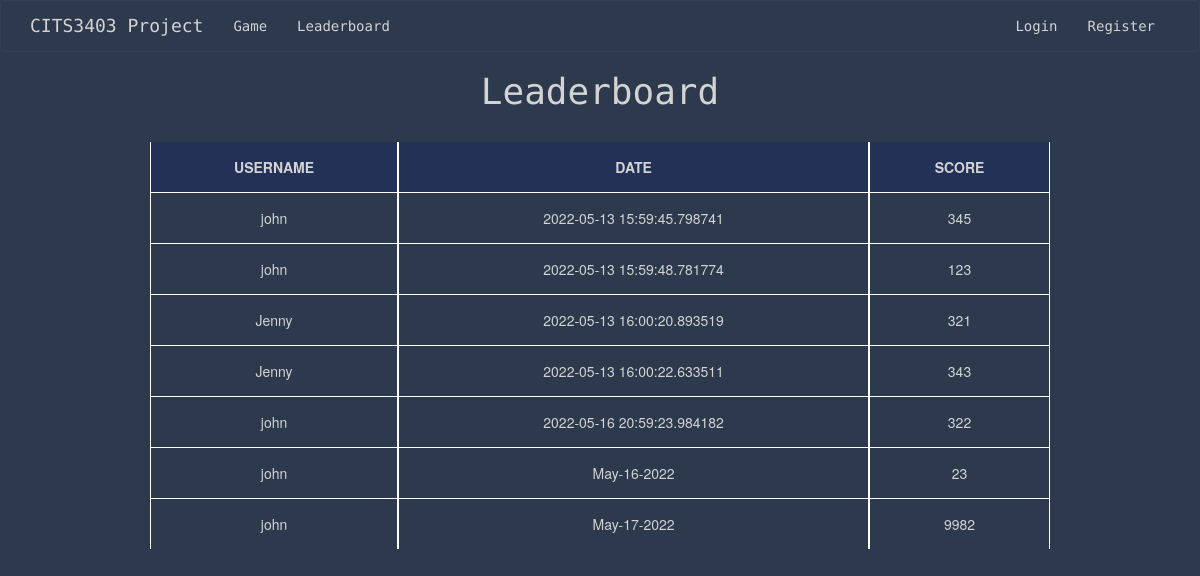
The page /leaderboard on the database as committed earlier.
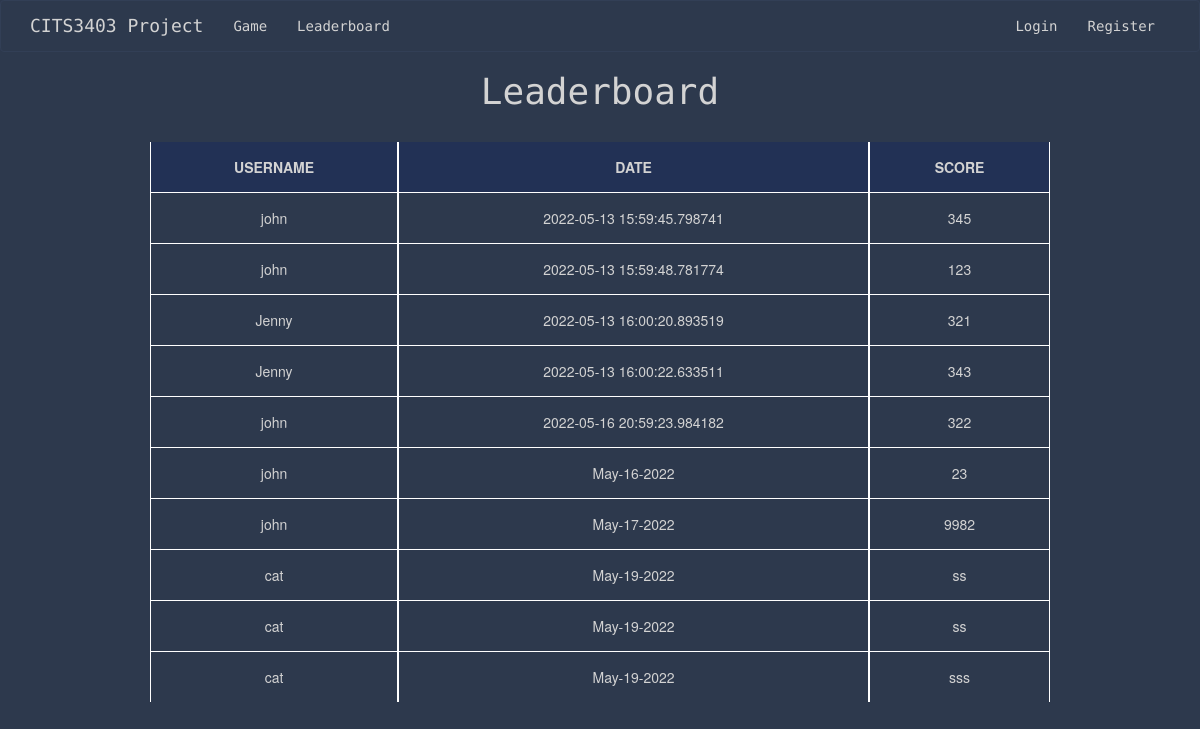
The same page on the database as committed later.
### app/models.py (models this page shows, shortened)
class Score(UserMixin, db.Model):
    id = db.Column(db.Integer, primary_key=True)
    user_score = db.Column(db.Integer)
    user_id = db.Column(db.Integer, db.ForeignKey("user.id"))
    today = date.today()
    format_date = today.strftime("%b-%d-%Y") #strips minutes, formats the date eg May-16-2022
    date = db.Column(db.String, default=format_date)

class User(UserMixin, db.Model):
    id = db.Column(db.Integer, primary_key=True)
    username = db.Column(db.String(64), index=True, unique=True)
    email = db.Column(db.String(120), index=True, unique=True)
    password_hash = db.Column(db.String(128))
    user_stats = db.relationship('Score', backref='user', lazy=True)

### app/routes.py (the view)
@app.route('/leaderboard', methods=['GET', 'POST'])
def leaderboard():
    all_scores = Score.query.all()
    user = User.query.all()
    return render_template('leaderboard.html', scores=all_scores, user=user)

### app/templates/leaderboard.html
{% extends "base.html" %}
{% block content %}
<h1>Leaderboard</h1>
    <table id="myTable" class="tablesorter">
        <thead>
            <tr>
                <th> USERNAME </th>
                <th> DATE </th>
                <th> SCORE </th>
            </tr>
        </thead>
        <tbody>
            {% for score in scores %}
                <tr>
                    <td> {{ score.user.username }} </td>
                    <td> {{ score.date }} </td>
                    <td> {{ score.user_score }}</td>
                </tr>
            {% endfor %}
        </tbody>
    </table>
{% endblock %}

### app/templates/base.html (shortened to what this page needs)
{% extends 'bootstrap/base.html' %}
{% block styles %}
{{ super() }}
<head>
<link rel="stylesheet" href="{{ url_for('static', filename='css/stylesheet.css') }}">
</head>
{% endblock %}
{% block navbar %}
<nav class="navbar navbar-default">
    <div class="container">
        <div class="navbar-header">
            <a class="navbar-brand" href="{{ url_for('index') }}">CITS3403 Project</a>
        </div>
        <div class="collapse navbar-collapse" id="bs-example-navbar-collapse-1">
            <ul class="nav navbar-nav navbar-left">
                {% if current_user.is_anonymous %}
                <li><a href="{{ url_for('game') }}">Game</a></li>
                <li><a href="{{ url_for('leaderboard') }}">Leaderboard</a></li>
                {% else %}
                <li><a href="{{ url_for('game') }}">Game</a></li>
                <li><a href="{{ url_for('leaderboard') }}">Leaderboard</a></li>
                <li><a href="{{ url_for('user_stats') }}">Profile</a></li>
                {% endif %}
            </ul>
            <ul class="nav navbar-nav navbar-right">
                {% if current_user.is_anonymous %}
                <li><a href="{{ url_for('login') }}">Login</a></li>
                <li><a href="{{ url_for('register') }}">Register</a></li>
                {% else %}
                <li><a href="{{ url_for('logout') }}">Logout</a></li>
                {% endif %}
            </ul>
        </div>
    </div>
</nav>
{% endblock %}

### app/static/css/stylesheet.css (style rules this page uses)
head,body { text-align: center; }
body { background: #2d394d; color: lightgrey; }
.center, h1 { text-align: center; font-family: 'Source Code Pro', monospace; }
a { color: lightgrey !important; }
.navbar-default { background: #2d394d; border-color: #323f56; font-family: 'Source Code Pro', monospace; }
table { border-collapse: separate; width: 75%; margin-left: auto; margin-right: auto; margin-top: 30px; }
th, td { border-left: 1px solid white; border-right: 1px solid white; border-top: 1px solid white; padding: 15px; text-align: center; margin: none; }
th { border-top: none; font-weight: bold; background-color: rgba(15, 34, 101, 0.359); }

Rows that differ between the two databases and show on the page:
added Score: user.username "cat", date "May-19-2022", user_score "ss"
added Score: user.username "cat", date "May-19-2022", user_score "ss"
added Score: user.username "cat", date "May-19-2022", user_score "sss"
